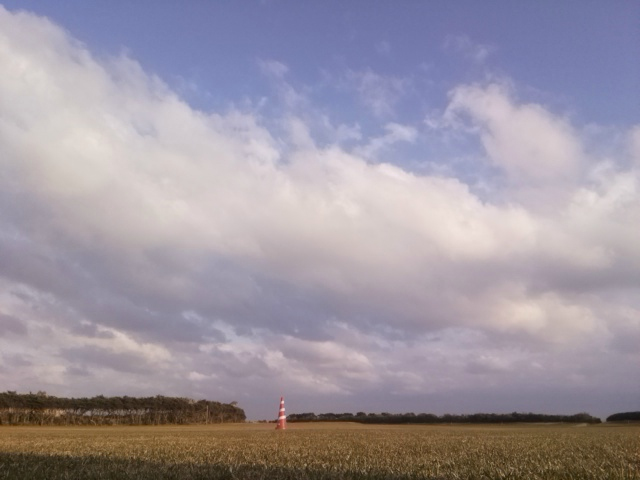
#> input picture test/image_10m_10.jpg, 640 x 480 px
$ python -i camera.py   (imports and definitions only)
#> lines starting #> are read from the running program, lines starting #| are printed output that depends on the picture; after the words box and inside, x2 and y2 are one past the last pixel; in counts of white or black regions, pixels touching at a corner belong together
#> further down, picture is the input picture: shape (480, 640, 3); mean B, G, R 160.4, 149.1, 156.8
import cv2 as cv
import numpy as np

"""
#画像から赤の成分を取り出して二値化する関数(RBGによって)
def img_thresh(img,bgr):
    thresh = 40

    #色の閾値
    minBGR = np.array([bgr[0] - thresh, bgr[1] - thresh, bgr[2] - thresh])
    maxBGR = np.array([bgr[0] + thresh, bgr[1] + thresh, bgr[2] + thresh])

    #画像の2値化
    ThreshImage = cv.inRange(img,minBGR,maxBGR)

    #cv.imshow("Result", maskBGR)
    return ThreshImage
"""

#画像から赤の成分を取り出して二値化する関数(HSVによって)
def img_thresh(img):
    # HSVに変換
    resized_img_HSV = cv.cvtColor(img, cv.COLOR_BGR2HSV)
#> resized_img_HSV: shape (480, 640, 3); mean H, S, V 101.3, 48.1, 170.8

    #画像の2値化（Hueが0近辺）
    low_hsv_min = np.array([0, 108, 30])
    low_hsv_max = np.array([4, 256, 256])
    maskHSV_low = cv.inRange(resized_img_HSV,low_hsv_min,low_hsv_max)
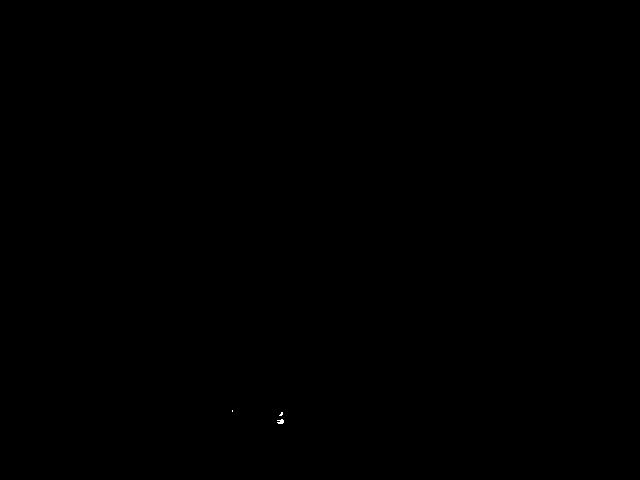
#> maskHSV_low: shape (480, 640); 0.01% white in thin lines or dots, all inside (x1, y1, x2, y2) = (232, 410, 284, 424)

    #画像の2値化（Hueが179近辺）
    high_hsv_min = np.array([168, 108, 30])
    high_hsv_max = np.array([180, 256, 256])
    maskHSV_high = cv.inRange(resized_img_HSV,high_hsv_min,high_hsv_max)
#> maskHSV_high: shape (480, 640); 0% white in thin lines or dots, all inside (x1, y1, x2, y2) = (279, 398, 282, 415)
    #２つの領域を統合
    ThreshImage = maskHSV_low | maskHSV_high
#> ThreshImage: shape (480, 640); 0.02% white in thin lines or dots, all inside (x1, y1, x2, y2) = (232, 398, 284, 424)
    return ThreshImage

#二値画像において白くなっている部分(実際には赤い部分)についてラベリングをして、最大の面積のラベルの重心を求める関数
def calc_center(ThreshImage):

    # ラベリング処理
    # label:ラベル数, ラベル番号の配列データ, data, オブジェクトの重心座標
    # data:オブジェクトの外接矩形の左上のx座標、y座標、高さ、幅、 面積
    label = cv.connectedComponentsWithStats(ThreshImage)

    # オブジェクト情報を項目別に抽出
    #背景のラベル番号もカウントされているので-1する
    n = label[0] - 1
    data = np.delete(label[2], 0, 0)
    center = np.delete(label[3], 0, 0)
    size = []

    #各ラベルの面積でリストを作る
    for i in range(n):
        size.append(data[i][4])

    #最大の面積を求める
    if len(size)!= 0:
        max_size = max(size)
    #最大の面積を持つラベルの重心を出す
        num = size.index(max_size)
        centerX = center[num][0]

        return centerX, max_size

    else:
        print("not detect Redcorn")
        centerX = 320
        max_size = 0
        return centerX, max_size

>>> import cv2
>>> picture = cv2.imread('test/image_10m_10.jpg')
>>> result = img_thresh(picture)
